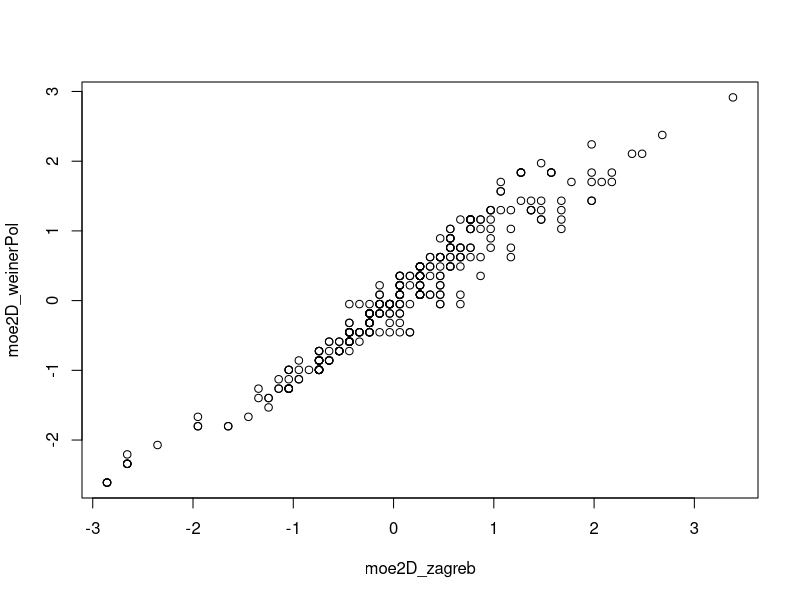
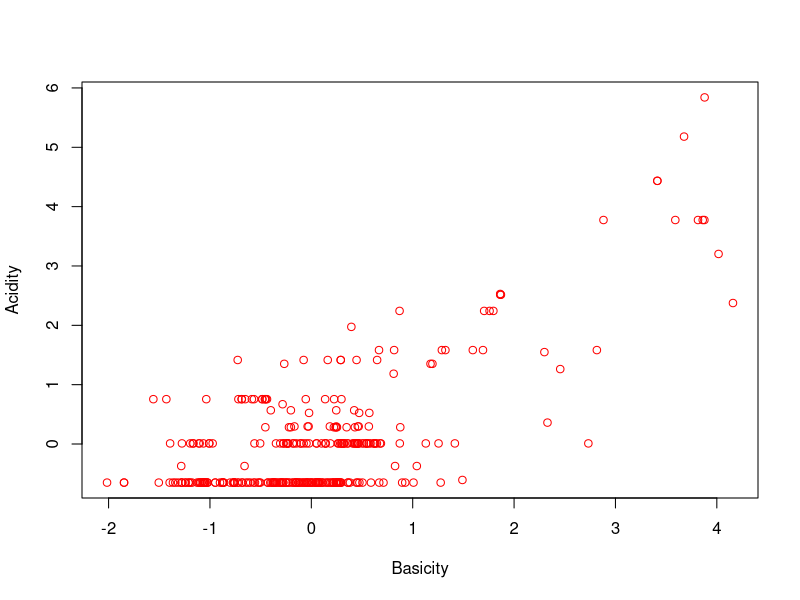
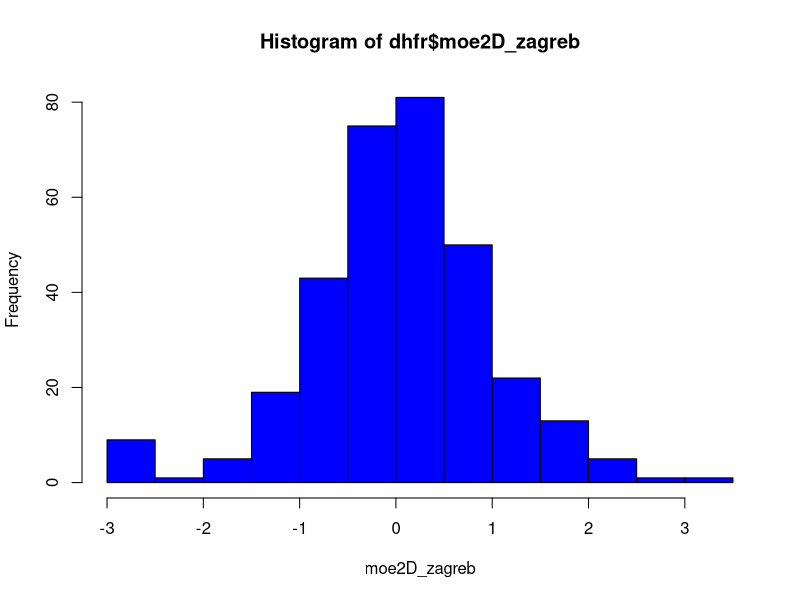
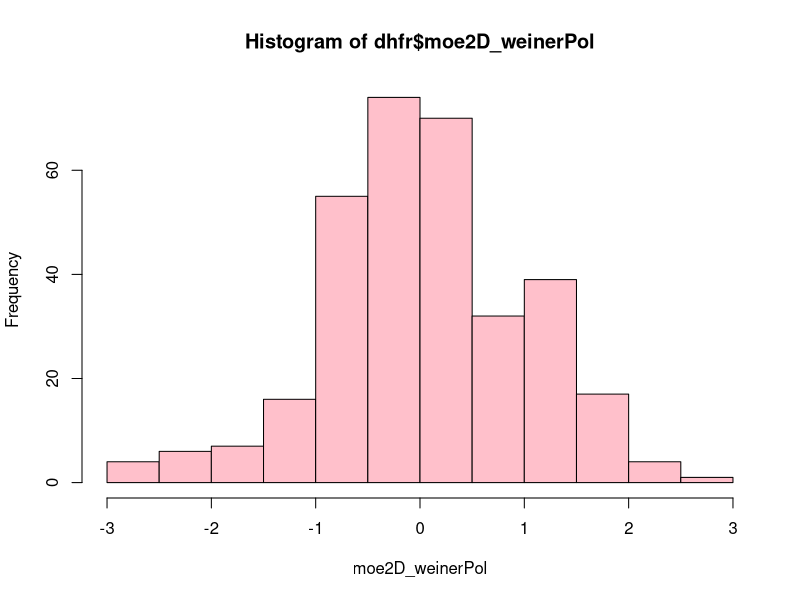
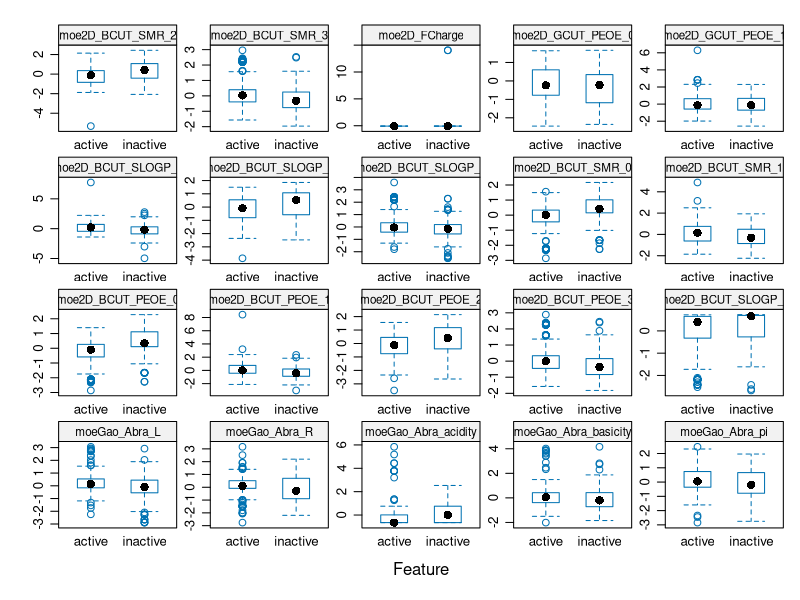

Recreate these plots in R, in order.

#Importing required libraries
library(caret)
library(datasets)

#Loading the Iris Dataset
data(dhfr)
View(dhfr)

########################
#Summary Statistics
########################

head(dhfr)
tail(dhfr,5)
summary(dhfr)
summary(dhfr$Y) #checking the imbalance in the dataset

#checking for missing data
sum(is.na(dhfr)) #summation of missing data

#getting a larger set of statistics for the dataset
library(skimr)
skim(dhfr)

#Grouping data by the biological actvity
dhfr %>%
  dplyr::group_by(Y) %>%
  skim()

#Scatter plot
plot(dhfr$moe2D_zagreb, dhfr$moe2D_weinerPol, xlab = 'moe2D_zagreb', ylab='moe2D_weinerPol')
plot(dhfr$moeGao_Abra_basicity, dhfr$moeGao_Abra_acidity, col='red', xlab= 'Basicity', ylab = 'Acidity')

#Histogram
hist(dhfr$moe2D_zagreb, col = 'blue', xlab = 'moe2D_zagreb')
hist(dhfr$moe2D_weinerPol, col = 'pink', xlab = 'moe2D_weinerPol')

#Feature Plots
#gives box plots and a look at the first 4 variables 
#need to start from the second column because the first one represents the biological activity and can't be used to plot
featurePlot(x = dhfr[,2:21], y = dhfr$Y, plot = 'box',
            strip=strip.custom(par.strip.text=list(cex=.7)),
            scales = list(x = list(relation='free'),
                          y = list(relation='free')))
